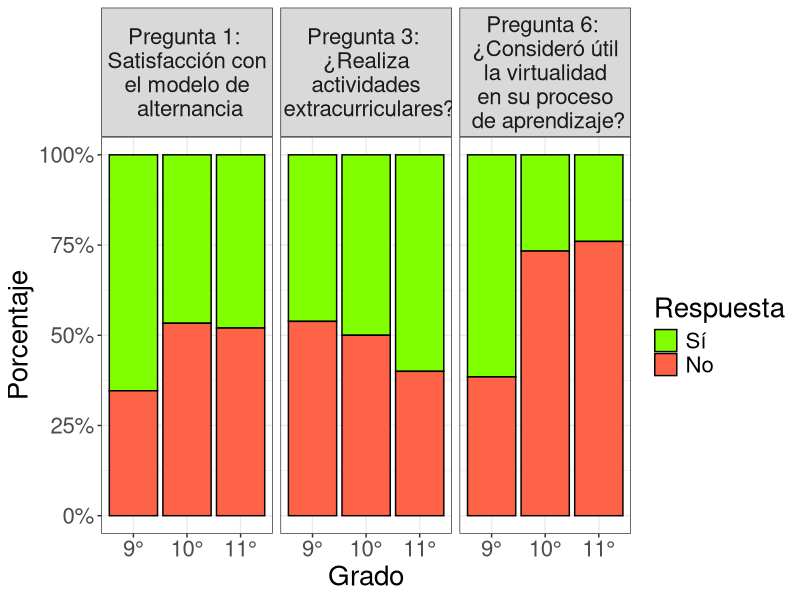
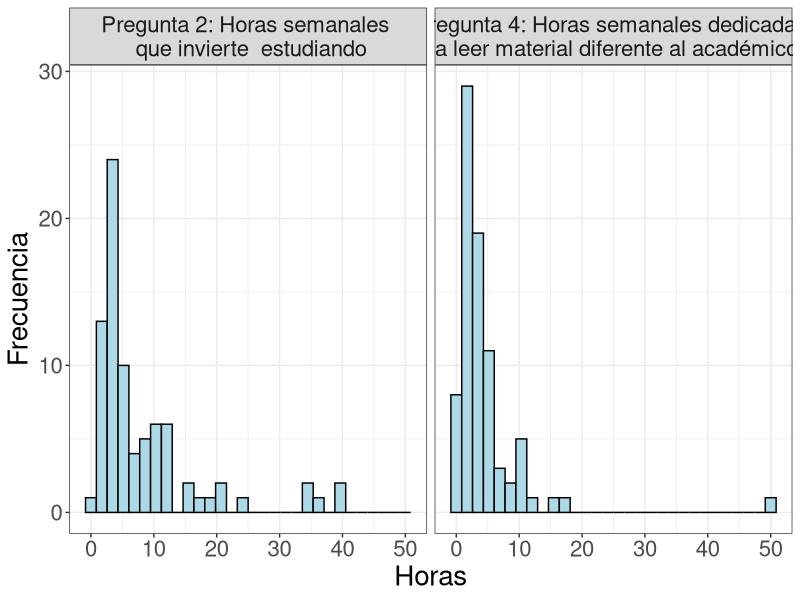

Write R code to recreate these figures, in order. (Note: this script raises an error after producing the figures.)
## ---- chunk 1
knitr::opts_chunk$set(echo = FALSE)
library(kableExtra)
library(knitr)
library(tidyverse)
## ---- chunk 2
datoscomp <- read.csv("FixedFullDataBase.csv") #leyendo datos para EDAED

datoscomp2 <- datoscomp %>%
  mutate(Pregunta_1 = if_else(Pregunta_1 == "Satisfecho", 1, 0),
         Pregunta_3 = if_else(Pregunta_3 == "Si", 1, 0),
         Pregunta_6 = if_else(Pregunta_6 == "Si", 1, 0))

pro1 <- "Pregunta 1: \n Satisfacción con \n el modelo de \n alternancia"
pro3 <- "Pregunta 3: \n ¿Realiza \n actividades \n extracurriculares?"
pro6 <- "Pregunta 6: \n ¿Consideró útil \n la virtualidad \n en su proceso \n de aprendizaje?"
pre2 <- "Pregunta 2: Horas semanales \n que invierte  estudiando"
pre4 <- "Pregunta 4: Horas semanales dedicadas \n a leer material diferente al académico"

# Base de datos para graficar preguntas dicotómicas
bd_desc_pro <- datoscomp2[c("Grado", "Pregunta_1", "Pregunta_3", "Pregunta_6")] %>%
                pivot_longer(cols = c("Pregunta_1", "Pregunta_3", "Pregunta_6"), 
                             names_to = "Pregunta",
                             values_to = "Respuesta") %>%
                mutate(Grado = fct_relevel(Grado, "Noveno", "Decimo", "Undecimo"),
                      Respuesta = case_when(Respuesta == 1 ~ "Sí",
                                            Respuesta == 0 ~ "No",
                                            TRUE ~ as.character(Respuesta)),
                      Respuesta = fct_relevel(Respuesta, "Sí", "No"),
                      Pregunta = case_when(Pregunta == "Pregunta_1" ~ pro1,
                                           Pregunta == "Pregunta_3" ~ pro3,
                                           Pregunta == "Pregunta_6" ~ pro6,
                                           TRUE ~ Pregunta))

# Base de datos preguntas politómicas
bd_desc_2 <-  datoscomp2[c("Grado", "Pregunta_2", "Pregunta_4")] %>%
                pivot_longer(cols = c("Pregunta_2", "Pregunta_4"), 
                             names_to = "Pregunta",
                             values_to = "Respuesta") %>%
              mutate(Grado = fct_relevel(Grado, "Noveno", "Decimo", "Undecimo"),
                     Pregunta = case_when(Pregunta == "Pregunta_2" ~ pre2,
                                           Pregunta == "Pregunta_4" ~ pre4,
                                           TRUE ~ Pregunta))
## ---- chunk 3
ggplot(bd_desc_pro, aes(Grado, fill = Respuesta)) +
  theme_bw() +
  theme(plot.title = element_text(hjust = 0.5),
        text = element_text(size=20)) +
  geom_bar(position = "fill",
           color="black") +
  scale_y_continuous(labels = scales::percent) +
  scale_fill_manual(values=c('#7fff00','#ff6347')) +
  labs(y = "Porcentaje",
       x = "Grado") +
  scale_x_discrete(labels = c("9°", "10°", "11°")) +
  facet_wrap(~Pregunta, ncol = 3) 
## ---- chunk 4
ggplot(bd_desc_2, aes(x = Respuesta)) +
  theme_bw() +
  theme(plot.title = element_text(hjust = 0.5),
        strip.text.y = element_text(size = 8, angle = 90),
        text = element_text(size=20)) +
  geom_histogram(color="black", fill="lightblue") +
  facet_grid(~Pregunta) +
  labs(y = "Frecuencia",
       x = "Horas")
  
## ---- chunk 5
pilotsampledf <- data.frame(N = 6, D = 7, O = 7) #ns para la muestra piloto
rownames(pilotsampledf) <- "Número de individuos"
pilotsampledf %>%
             kable(row.names = T, col.names = c("Noveno", "Décimo", "Undécimo"),
                   align = "c", longtable = T, booktab = T)
## ---- chunk 6
surveypilot <- read.csv("DatosMuestraPiloto.csv")[,-c(1,2)] #data taken from survey
cols.questions <- paste(rep("Pregunta", 5), c(1, 2, 3, 4, 6))
set.seed(11)
toshowsurvey <- sample(1:20, 7) 
surveypilot[toshowsurvey, -c(1,6)] %>%
  kable(col.names = cols.questions,
        align = "c",
        row.names = F,
        booktab = T
        )
## ---- chunk 7
variancespilot <- read.csv("PilotSampleVariances.csv")
rownames(variancespilot) <- (grades <- c("Noveno", "Décimo", "Undécimo"))
kable(variancespilot, col.names = cols.questions, row.names = T,
      align = "c", longtable = T, format = "latex", booktab = T) %>%
  kable_styling(full_width = T)
        
## ---- chunk 8
samplesizes <- read.csv("EstimatedSampleSizes.csv")
rownames(samplesizes) <- "Tamaños de muestra estimados"

samplesizes %>%
  kable(col.names = cols.questions, row.names = T,
        align = "c", longtable = T, format = "latex", booktab = T) %>%
  kable_styling(position = "center", full_width = T) %>%
  column_spec(1, width = "2cm") %>%
  row_spec(1, align = "c")
## ---- chunk 9
#data frame listo para hacer el plot
results <- read.csv("ResultsReadyToPlot.csv", header = T, encoding = "UTF-8")
## ---- chunk 10
# Lectura BD
bd <- results

# Arreglo
level1 <- "Proporción de \n estudiantes \n satisfechos con \n el modelo de \n alternacia"
level2 <- "Promedio de \n horas semanales \n que invierte \n estudiando"
level3 <- "Proporción de \n estudiantes \n que realizan \n actividades \n extracurriculares"
level4 <- "Promedio de \n horas semanales \n dedicadas a leer \n material diferente al \n académico"
level6 <- "Proporción de \n estudiantes que \n consideró útil la \n virtualidad en su \n proceso de aprendizaje"


bd <- bd %>% mutate(grupo = fct_relevel(grupo, 
                          "Noveno", "Décimo", "Undécimo", "Global"),
                    parametro = case_when(parametro == "P_1" ~ level1,
                                          parametro == "mu_2" ~ level2,
                                          parametro == "P_3" ~ level3,
                                          parametro == "mu_4" ~  level4,
                                          parametro == "P_6" ~ level6,
                                          TRUE ~  parametro),
                    parametro = fct_relevel(parametro,
                                            level1, level2, level3, level4, level6 ))

ggplot(bd, aes(x = 1, y = est)) +
  theme_bw() +
  theme(plot.title = element_text(hjust = 0.5),
        strip.text.y = element_text(size = 14, angle = 0),
        text = element_text(size=20)) +
  geom_errorbar(aes(ymin = LI, ymax = LS), width = 0.6, colour = "black", size = 1) +
  geom_point(size = 2, colour = "red") +
  facet_grid(parametro ~ grupo, scales = "free") +
  guides(x = "none") +
  scale_x_continuous(limits = c(0, 2), breaks = NULL) +
  labs(y = "Estimación e intervalo de confianza al 95%", x = "Grupo")


## ---- chunk 11

bd_wider <- pivot_wider(bd, names_from = "grupo", values_from = c(est, B, LI, LS)) %>%
             select(parametro,
                    est_Noveno, LI_Noveno, LS_Noveno,
                    est_Décimo, LI_Décimo, LS_Décimo,
                    est_Undécimo, LI_Undécimo, LS_Undécimo,
                    est_Global,  LI_Global, LS_Global
                    )

bd_wider[,2:13] <- round(bd_wider[,2:13], 2)

kable(bd_wider[,1:13],  
      booktabs = T,
      col.names = c("Parámetro",
                    "Est.",
                    "LI",
                    "LS",
                    "Est.",
                    "LI",
                    "LS",
                    "Est.",
                    "LI",
                    "LS",
                    "Est.",
                    "LI",
                    "LS"
                    ),
      align=rep('c', 13), longtable = T) %>%
column_spec(1, width = "2.6cm") %>%
column_spec(2, width = "0.3cm") %>%
column_spec(3, width = "0.3cm") %>%
column_spec(4, width = "0.3cm") %>%
column_spec(5, width = "0.3cm") %>%
column_spec(6, width = "0.3cm") %>%
column_spec(7, width = "0.3cm") %>%
column_spec(8, width = "0.3cm") %>%
column_spec(9, width = "0.3cm") %>%
column_spec(10, width = "0.3cm") %>%
column_spec(11, width = "0.3cm") %>%
column_spec(12, width = "0.3cm") %>%
column_spec(13, width = "0.3cm") %>%
add_header_above(c(" "=1, "Noveno" = 3, "Décimo" = 3, "Undécimo" = 3, "Global" = 3))  %>%
kable_styling(latex_options = c("striped", "hold_position"), font_size = 7)
